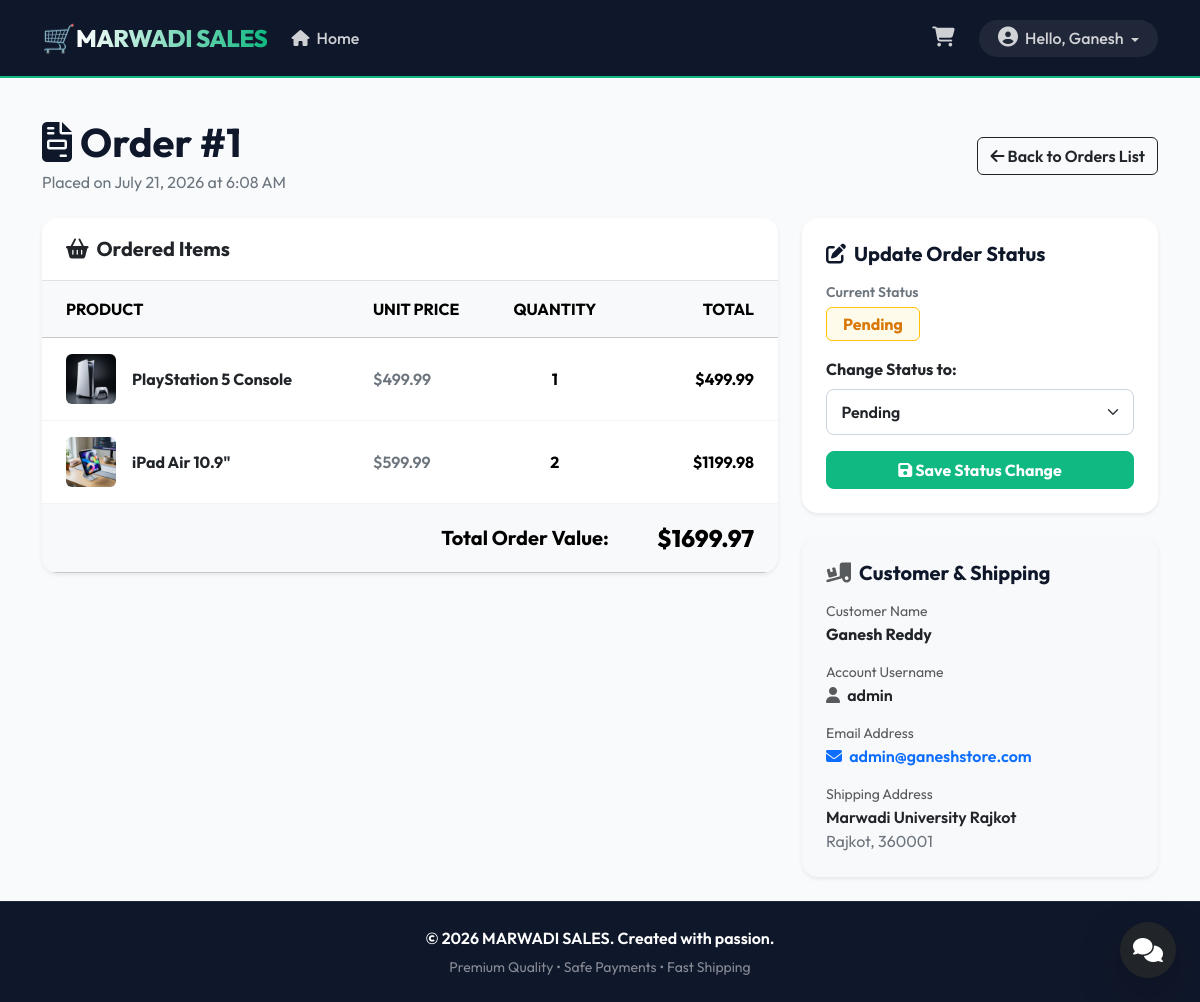
/staff/orders/1/ (signed in), run on the app's committed database.
### orders/models.py (models this page shows, shortened)
class Order(models.Model):
    STATUS_CHOICES = (
        ('Pending', 'Pending'),
        ('Paid', 'Paid'),
        ('Shipped', 'Shipped'),
        ('Delivered', 'Delivered'),
        ('Cancelled', 'Cancelled'),
    )
    user = models.ForeignKey(User, on_delete=models.CASCADE, related_name='orders', null=True, blank=True)
    first_name = models.CharField(max_length=50)
    last_name = models.CharField(max_length=50)
    email = models.EmailField()
    address = models.CharField(max_length=250)
    postal_code = models.CharField(max_length=20)
    city = models.CharField(max_length=100)
    created_at = models.DateTimeField(auto_now_add=True)
    updated_at = models.DateTimeField(auto_now=True)
    status = models.CharField(max_length=20, choices=STATUS_CHOICES, default='Pending')
    total_price = models.DecimalField(max_digits=10, decimal_places=2, default=0.00)

class OrderItem(models.Model):
    order = models.ForeignKey(Order, on_delete=models.CASCADE, related_name='items')
    product = models.ForeignKey(Product, on_delete=models.SET_NULL, null=True)
    price = models.DecimalField(max_digits=10, decimal_places=2)
    quantity = models.PositiveIntegerField(default=1)
    def get_cost(self):
        return self.price * self.quantity

### products/models.py (models this page shows, shortened)
class Product(models.Model):
    name = models.CharField(max_length=200)
    description = models.TextField()
    price = models.DecimalField(max_digits=10, decimal_places=2)
    stock = models.PositiveIntegerField()
    image = models.ImageField(upload_to='products/', blank=True, null=True)
    created_at = models.DateTimeField(auto_now_add=True)

### staff/views.py (the view)
# urls.py: path('orders/<int:pk>/', views.staff_order_detail, name='order_detail'),
@user_passes_test(is_staff_check, login_url='accounts:login')
def staff_order_detail(request, pk):
    order = get_object_or_404(Order, pk=pk)
    if request.method == 'POST':
        form = OrderStatusForm(request.POST, instance=order)
        if form.is_valid():
            form.save()
            messages.success(request, f"Order #{order.id} status updated to {order.status}.")
            return redirect('staff:order_detail', pk=order.pk)
    else:
        form = OrderStatusForm(instance=order)
    return render(request, 'staff/order_detail.html', {
        'order': order,
        'form': form,
    })

### staff/forms.py
class OrderStatusForm(forms.ModelForm):
    class Meta:
        model = Order
        fields = ['status']
        widgets = {
            'status': forms.Select(attrs={'class': 'form-select fw-semibold'}),
        }

### cart/context_processors.py (called while the page is built)
def cart_total_items(request):
    if request.user.is_authenticated:
        try:
            cart = Cart.objects.get(user=request.user)
            return {'cart_total_items': cart.get_total_items()}
        except Cart.DoesNotExist:
            return {'cart_total_items': 0}
    else:
        session_cart = request.session.get('session_cart', {})
        total = sum(session_cart.values())
        return {'cart_total_items': total}

### staff/views.py (called while the page is built)
def is_staff_check(user):
    return user.is_authenticated and (user.is_staff or user.is_superuser)

### staff/templates/staff/order_detail.html (shortened to what this page needs)
{% extends 'base.html' %}
{% load static %}
{% block content %}
<div class="d-flex justify-content-between align-items-center mb-4">
    <div>
        <h1 class="fw-bold mb-1"><i class="fa-solid fa-file-invoice text-emerald me-2"></i>Order #{{ order.id }}</h1>
        <p class="text-secondary mb-0">Placed on {{ order.created_at|date:"F j, Y \a\t g:i A" }}</p>
    </div>
    <a href="{% url 'staff:order_list' %}" class="btn btn-outline-dark fw-semibold">
        <i class="fa-solid fa-arrow-left me-1.5"></i> Back to Orders List
    </a>
</div>
<div class="row g-4">
    <div class="col-lg-8">
        <div class="card border-0 shadow-sm rounded-4 overflow-hidden bg-white mb-4">
            <div class="card-header bg-white border-0 py-3 px-4 fw-bold fs-5 border-bottom">
                <i class="fa-solid fa-basket-shopping me-2 text-emerald"></i>Ordered Items
            </div>
            <div class="table-responsive">
                <table class="table table-align-middle mb-0">
                    <thead class="table-light text-uppercase font-size-sm">
                        <tr>
                            <th class="ps-4 py-3">Product</th>
                            <th class="py-3">Unit Price</th>
                            <th class="py-3 text-center">Quantity</th>
                            <th class="pe-4 py-3 text-end">Total</th>
                        </tr>
                    </thead>
                    <tbody>
                        {% for item in order.items.all %}
                            <tr>
                                <td class="ps-4 py-3">
                                    <div class="d-flex align-items-center">
                                        <div class="bg-light rounded overflow-hidden me-3" style="width: 50px; height: 50px; min-width: 50px;">
                                            {% if item.product and item.product.image %}
                                                <img src="{{ item.product.image.url }}" class="w-100 h-100 object-fit-cover" alt="{{ item.product.name }}">
                                            {% else %}
                                                <div class="w-100 h-100 d-flex align-items-center justify-content-center bg-secondary-subtle text-secondary">
                                                    <i class="fa-solid fa-image"></i>
                                                </div>
                                            {% endif %}
                                        </div>
                                        <div>
                                            <h6 class="mb-0 fw-bold">
                                                {% if item.product %}
                                                    <a href="{% url 'products:product_detail' item.product.id %}" target="_blank" class="text-dark text-decoration-none">{{ item.product.name }}</a>
                                                {% else %}
                                                    <span class="text-muted fs-6">Deleted Product</span>
                                                {% endif %}
                                            </h6>
                                        </div>
                                    </div>
                                </td>
                                <td class="py-3 fw-semibold text-secondary">${{ item.price }}</td>
                                <td class="py-3 text-center fw-bold">{{ item.quantity }}</td>
                                <td class="pe-4 py-3 text-end fw-bold text-emerald">${{ item.get_cost }}</td>
                            </tr>
                        {% endfor %}
                    </tbody>
                    <tfoot class="table-light">
                        <tr>
                            <td colspan="3" class="ps-4 py-3 fw-bold text-end fs-5">Total Order Value:</td>
                            <td class="pe-4 py-3 fw-extrabold text-end text-emerald fs-4">${{ order.total_price }}</td>
                        </tr>
                    </tfoot>
                </table>
            </div>
        </div>
    </div>
    <div class="col-lg-4">
        <div class="card border-0 shadow-sm rounded-4 p-4 bg-white mb-4">
            <h5 class="fw-bold mb-3"><i class="fa-solid fa-pen-to-square me-2 text-emerald"></i>Update Order Status</h5>
            <div class="mb-3">
                <small class="text-secondary fw-semibold d-block mb-1">Current Status</small>
                {% if order.status == 'Pending' %}
                    <span class="badge bg-warning-light text-warning border border-warning px-3 py-2 fs-6">Pending</span>
                {% elif order.status == 'Paid' %}
                    <span class="badge bg-info-light text-info border border-info px-3 py-2 fs-6">Paid</span>
                {% elif order.status == 'Shipped' %}
                    <span class="badge bg-primary-light text-primary border border-primary px-3 py-2 fs-6">Shipped</span>
                {% elif order.status == 'Delivered' %}
                    <span class="badge bg-success-light text-success border border-success px-3 py-2 fs-6">Delivered</span>
                {% endif %}
            </div>
            <form method="POST">
                <div class="mb-3">
                    <label for="{{ form.status.id_for_label }}" class="form-label fw-bold">Change Status to:</label>
                    {{ form.status }}
                </div>
                <button type="submit" class="btn btn-emerald w-100 py-2.5 fw-bold">
                    <i class="fa-solid fa-floppy-disk me-1.5"></i> Save Status Change
                </button>
            </form>
        </div>
        <div class="card border-0 shadow-sm rounded-4 p-4 bg-light">
            <h5 class="fw-bold mb-3"><i class="fa-solid fa-truck-ramp-box me-2 text-muted"></i>Customer & Shipping</h5>
            <div class="mb-3">
                <small class="text-muted d-block">Customer Name</small>
                <span class="fw-bold text-dark">{{ order.first_name }} {{ order.last_name }}</span>
            </div>
            <div class="mb-3">
                <small class="text-muted d-block">Account Username</small>
                <span class="fw-semibold text-dark"><i class="fa-solid fa-user me-1 text-muted"></i> {{ order.user.username }}</span>
            </div>
            <div class="mb-3">
                <small class="text-muted d-block">Email Address</small>
                <a href="mailto:{{ order.email }}" class="text-emerald fw-semibold text-decoration-none"><i class="fa-solid fa-envelope me-1"></i> {{ order.email }}</a>
            </div>
            <div class="mb-0">
                <small class="text-muted d-block">Shipping Address</small>
                <div class="fw-semibold text-dark">{{ order.address }}</div>
                <div class="text-secondary">{{ order.city }}, {{ order.postal_code }}</div>
            </div>
        </div>
    </div>
</div>
{% endblock %}

### templates/base.html (shortened to what this page needs)
{% load static %}
<!DOCTYPE html>
<html lang="en">
<head>
    <link href="https://cdn.jsdelivr.net/npm/bootstrap@5.3.7/dist/css/bootstrap.min.css" rel="stylesheet">
    <link rel="stylesheet" href="https://cdnjs.cloudflare.com/ajax/libs/font-awesome/6.4.0/css/all.min.css">
    <link rel="stylesheet" href="{% static 'css/style.css' %}">
</head>
<body>
<nav class="navbar navbar-expand-lg sticky-top">
    <div class="container">
        <a class="navbar-brand" href="{% url 'products:home' %}">
            <span class="brand-emoji">🛒</span> <span class="brand-text">MARWADI SALES</span>
        </a>
        <div class="collapse navbar-collapse" id="navbarNav">
            <ul class="navbar-nav me-auto">
                <li class="nav-item">
                    <a class="nav-link" href="{% url 'products:home' %}"><i class="fa-solid fa-house me-1"></i> Home</a>
                </li>
            </ul>
            <ul class="navbar-nav ms-auto align-items-center">
                {% if user.is_authenticated %}
                    <li class="nav-item">
                        <a class="nav-link position-relative me-3" href="{% url 'cart:cart_detail' %}">
                            <i class="fa-solid fa-cart-shopping fs-5"></i>
                        </a>
                    </li>
                    <li class="nav-item dropdown">
                        <a class="nav-link dropdown-toggle user-dropdown" href="#" role="button" data-bs-toggle="dropdown" aria-expanded="false">
                            <i class="fa-solid fa-circle-user me-1 fs-5"></i> Hello, {{ user.username }}
                        </a>
                    </li>
                {% endif %}
            </ul>
        </div>
    </div>
</nav>
<main class="container py-4 flex-grow-1">
    {% block content %}
    {% endblock %}
</main>
<footer class="text-white text-center py-4 mt-auto">
    <div class="container">
        <p class="mb-1 fw-semibold">&copy; 2026 MARWADI SALES. Created with passion.</p>
        <small class="text-white-50">Premium Quality • Safe Payments • Fast Shipping</small>
    </div>
</footer>
<div id="rag-chatbot-container" class="position-fixed bottom-0 end-0 m-4 z-3">
    <button id="chatbot-launcher" class="btn btn-dark btn-lg rounded-circle shadow-lg d-flex align-items-center justify-content-center p-0 ms-auto" style="width: 56px; height: 56px;">
        <i class="fa-solid fa-comments fs-4"></i>
    </button>
</div>
</body>
</html>

### static/css/style.css (style rules this page uses)
:root { --primary: #10b981; --primary-hover: #059669; --primary-light: #ecfdf5; --dark: #0f172a; --dark-light: #1e293b; --light-bg: #f8fafc; --body-text: #334155; --heading-text: #0f172a; --card-shadow: 0 10px 15px -3px rgba(0, 0, 0, 0.05), 0 4px 6px -2px rgba(0, 0, 0, 0.02); --hover-shadow: 0 20px 25px -5px rgba(0, 0, 0, 0.1), 0 10px 10px -5px rgba(0, 0, 0, 0.04); }
body { font-family: 'Outfit', sans-serif; background-color: var(--light-bg); color: var(--body-text); min-height: 100vh; display: flex; flex-direction: column; }
h1, h2, h3, h4, h5, h6 { color: var(--heading-text); }
.navbar { background-color: var(--dark) !important; border-bottom: 2px solid var(--primary); padding: 0.8rem 0; }
.navbar-brand { font-size: 1.5rem; display: flex; align-items: center; }
.brand-text { font-weight: 800; letter-spacing: -0.5px; background: linear-gradient(to right, #ffffff, var(--primary)); -webkit-background-clip: text; -webkit-text-fill-color: transparent; }
.brand-emoji { font-size: 1.7rem; }
.navbar-nav .nav-link { color: rgba(255, 255, 255, 0.8) !important; font-weight: 500; padding: 0.5rem 1rem; transition: color 0.2s ease; }
.user-dropdown { background-color: rgba(255, 255, 255, 0.07); border-radius: 30px; padding: 0.4rem 1.2rem !important; }
.user-dropdown:after { vertical-align: 0.15em; }
.btn-emerald { background-color: var(--primary); border-color: var(--primary); color: white; font-weight: 600; border-radius: 8px; transition: all 0.2s ease; }
.bg-warning-light { background-color: #fffbeb !important; color: #d97706 !important; }
.fw-extrabold { font-weight: 800; }
.card { border-radius: 16px; background-color: #ffffff; }
.form-control, .form-select { border-radius: 8px; border: 1.5px solid #cbd5e1; padding: 0.6rem 0.9rem; transition: all 0.25s ease; }
.table-align-middle td, .table-align-middle th { vertical-align: middle; }
.table { border-color: #f1f5f9; }
footer { background-color: var(--dark); border-top: 1px solid var(--dark-light); }

### data on the page
Order: id "1", created_at "July 21, 2026 at 6:08 AM", total_price "1699.97", status "Pending", first_name "Ganesh", last_name "Reddy", user.username "admin", email "admin@ganeshstore.com", address "Marwadi University Rajkot", city "Rajkot", postal_code "360001"
OrderItem: product.image (picture), product.name "PlayStation 5 Console", price "499.99", quantity "1", get_cost "499.99"
OrderItem: product.image (picture), product.name "iPad Air 10.9\"", price "599.99", quantity "2", get_cost "1199.98"

### other printed values
{{ user.username }} "Ganesh"
